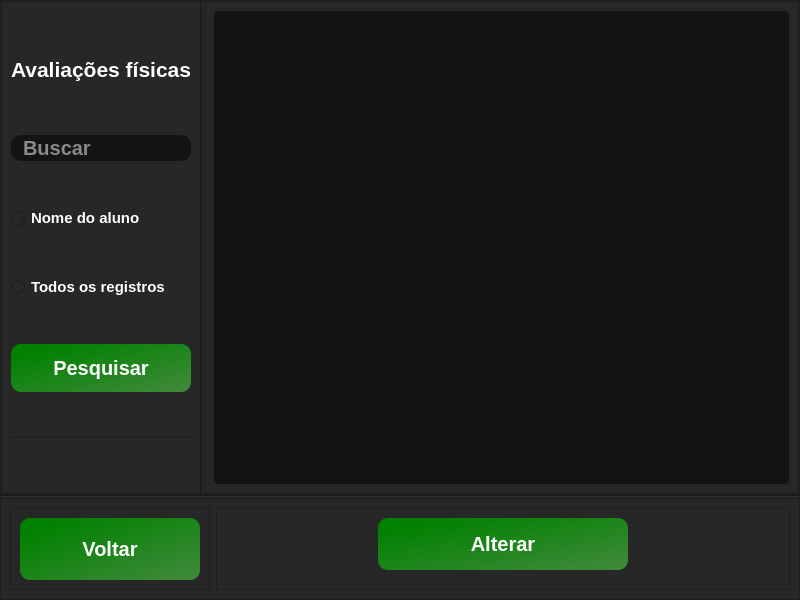
<?xml version="1.0" encoding="UTF-8"?>
<ui version="4.0">
 <class>MainWindow</class>
 <widget class="QMainWindow" name="MainWindow">
  <property name="geometry">
   <rect>
    <x>0</x>
    <y>0</y>
    <width>800</width>
    <height>600</height>
   </rect>
  </property>
  <property name="minimumSize">
   <size>
    <width>800</width>
    <height>600</height>
   </size>
  </property>
  <property name="maximumSize">
   <size>
    <width>800</width>
    <height>600</height>
   </size>
  </property>
  <property name="windowTitle">
   <string>Gerenciador de avalialções físicas</string>
  </property>
  <property name="windowIcon">
   <iconset>
    <normaloff>../../Icons/relat.png</normaloff>../../Icons/relat.png</iconset>
  </property>
  <widget class="QWidget" name="centralwidget">
   <layout class="QVBoxLayout" name="verticalLayout">
    <property name="spacing">
     <number>0</number>
    </property>
    <property name="leftMargin">
     <number>0</number>
    </property>
    <property name="topMargin">
     <number>0</number>
    </property>
    <property name="rightMargin">
     <number>0</number>
    </property>
    <property name="bottomMargin">
     <number>0</number>
    </property>
    <item>
     <widget class="QFrame" name="frame_2">
      <property name="styleSheet">
       <string notr="true">background-color: rgb(39, 39, 39);</string>
      </property>
      <property name="frameShape">
       <enum>QFrame::StyledPanel</enum>
      </property>
      <property name="frameShadow">
       <enum>QFrame::Raised</enum>
      </property>
      <layout class="QHBoxLayout" name="horizontalLayout">
       <property name="spacing">
        <number>0</number>
       </property>
       <property name="leftMargin">
        <number>0</number>
       </property>
       <property name="topMargin">
        <number>0</number>
       </property>
       <property name="rightMargin">
        <number>0</number>
       </property>
       <property name="bottomMargin">
        <number>0</number>
       </property>
       <item>
        <widget class="QFrame" name="frame_3">
         <property name="maximumSize">
          <size>
           <width>200</width>
           <height>16777215</height>
          </size>
         </property>
         <property name="styleSheet">
          <string notr="true">background-color: rgb(39, 39, 39);</string>
         </property>
         <property name="frameShape">
          <enum>QFrame::StyledPanel</enum>
         </property>
         <property name="frameShadow">
          <enum>QFrame::Raised</enum>
         </property>
         <layout class="QVBoxLayout" name="verticalLayout_3">
          <item>
           <widget class="QLabel" name="label">
            <property name="maximumSize">
             <size>
              <width>16777215</width>
              <height>40</height>
             </size>
            </property>
            <property name="font">
             <font>
              <pointsize>-1</pointsize>
              <weight>75</weight>
              <bold>true</bold>
             </font>
            </property>
            <property name="styleSheet">
             <string notr="true">font-size:25px;
font-weight: bold;
color: #fff;</string>
            </property>
            <property name="text">
             <string>&lt;html&gt;&lt;head/&gt;&lt;body&gt;&lt;p&gt;&lt;span style=&quot; font-size:16pt;&quot;&gt;Avaliações físicas&lt;/span&gt;&lt;/p&gt;&lt;/body&gt;&lt;/html&gt;</string>
            </property>
           </widget>
          </item>
          <item>
           <widget class="QLineEdit" name="inputBuscar">
            <property name="styleSheet">
             <string notr="true">QLineEdit{
background-color: rgb(20, 20, 20);
border-radius:10px;
font-size: 20px;
font-weight:bold;
color: rgb(255, 255, 255);
padding-left: 10px;

}
</string>
            </property>
            <property name="placeholderText">
             <string>Buscar</string>
            </property>
           </widget>
          </item>
          <item>
           <widget class="QRadioButton" name="radioNomeAluno">
            <property name="font">
             <font>
              <pointsize>-1</pointsize>
              <weight>75</weight>
              <bold>true</bold>
             </font>
            </property>
            <property name="toolTip">
             <string>&lt;html&gt;&lt;head/&gt;&lt;body&gt;&lt;p&gt;Pesquisa pelo nome do aluno.&lt;/p&gt;&lt;/body&gt;&lt;/html&gt;</string>
            </property>
            <property name="styleSheet">
             <string notr="true">QRadioButton{
color:#fff;
font-size:15px;
font-weight: bold;

}</string>
            </property>
            <property name="text">
             <string>Nome do aluno</string>
            </property>
           </widget>
          </item>
          <item>
           <widget class="QRadioButton" name="radioTodosRegistros">
            <property name="font">
             <font>
              <pointsize>-1</pointsize>
              <weight>75</weight>
              <bold>true</bold>
             </font>
            </property>
            <property name="toolTip">
             <string>&lt;html&gt;&lt;head/&gt;&lt;body&gt;&lt;p&gt;Pesuisar todos os registros de alunos.&lt;/p&gt;&lt;/body&gt;&lt;/html&gt;</string>
            </property>
            <property name="styleSheet">
             <string notr="true">QRadioButton{
color:#fff;
font-size:15px;
font-weight: bold;

}</string>
            </property>
            <property name="text">
             <string>Todos os registros</string>
            </property>
           </widget>
          </item>
          <item>
           <widget class="QPushButton" name="btn_pesquisar">
            <property name="minimumSize">
             <size>
              <width>50</width>
              <height>40</height>
             </size>
            </property>
            <property name="maximumSize">
             <size>
              <width>16777215</width>
              <height>48</height>
             </size>
            </property>
            <property name="font">
             <font>
              <pointsize>-1</pointsize>
              <weight>75</weight>
              <bold>true</bold>
             </font>
            </property>
            <property name="toolTip">
             <string>&lt;html&gt;&lt;head/&gt;&lt;body&gt;&lt;p&gt;&lt;span style=&quot; font-size:11pt; font-weight:600;&quot;&gt;Botão pesquisar. A pesquisa é feita de acordo com o tipo de pesquisa selecionado acima.&lt;/span&gt;&lt;/p&gt;&lt;/body&gt;&lt;/html&gt;</string>
            </property>
            <property name="whatsThis">
             <string/>
            </property>
            <property name="styleSheet">
             <string notr="true">
QPushButton{
background-color: qlineargradient(spread:pad, x1:0, y1:0.017, x2:1, y2:1, stop:0.113636 rgba(0, 129, 0, 255), stop:1 rgba(66, 138, 60, 255));
border-radius:10px;
  text-align: center;
   color: #ffffff;
font-size:20px;
font-weight:bold;

}

QPushButton:hover{
background-color: rgb(36, 199, 31);


}

QPushButton:pressed{
  background-color: #3e8e41;

}</string>
            </property>
            <property name="text">
             <string>Pesquisar</string>
            </property>
            <property name="icon">
             <iconset>
              <normaloff>../../Icons/searchicon-removebg-preview-removebg-preview.png</normaloff>../../Icons/searchicon-removebg-preview-removebg-preview.png</iconset>
            </property>
            <property name="iconSize">
             <size>
              <width>36</width>
              <height>35</height>
             </size>
            </property>
           </widget>
          </item>
          <item>
           <widget class="Line" name="line_3">
            <property name="orientation">
             <enum>Qt::Horizontal</enum>
            </property>
           </widget>
          </item>
         </layout>
        </widget>
       </item>
       <item>
        <widget class="Line" name="line_2">
         <property name="styleSheet">
          <string notr="true">background-color: rgb(39, 39, 39);</string>
         </property>
         <property name="orientation">
          <enum>Qt::Vertical</enum>
         </property>
        </widget>
       </item>
       <item>
        <widget class="QFrame" name="frame_4">
         <property name="styleSheet">
          <string notr="true">background-color: rgb(39, 39, 39);</string>
         </property>
         <property name="frameShape">
          <enum>QFrame::StyledPanel</enum>
         </property>
         <property name="frameShadow">
          <enum>QFrame::Raised</enum>
         </property>
         <layout class="QVBoxLayout" name="verticalLayout_4">
          <item>
           <widget class="QTableWidget" name="tabelaAvaliacoes">
            <property name="minimumSize">
             <size>
              <width>0</width>
              <height>0</height>
             </size>
            </property>
            <property name="maximumSize">
             <size>
              <width>54564</width>
              <height>5345646</height>
             </size>
            </property>
            <property name="font">
             <font>
              <pointsize>-1</pointsize>
              <weight>75</weight>
              <bold>true</bold>
             </font>
            </property>
            <property name="styleSheet">
             <string notr="true">QTableWidget{
background-color: rgb(20, 20, 20);
border-radius:4px;
font-size:16px;

font-weight:bold;
color: rgb(255, 255, 255);

}

QHeaderView::section {
    background-color: rgb(255, 255, 255);
    border: none;
    height: 32px;
}

QTableView::item:selected{
	
	background-color: qlineargradient(spread:pad, x1:0, y1:0.017, x2:1, y2:1, stop:0.448864 rgba(52, 111, 25, 255), stop:1 rgba(43, 84, 36, 255));
}</string>
            </property>
            <property name="editTriggers">
             <set>QAbstractItemView::NoEditTriggers</set>
            </property>
            <property name="selectionMode">
             <enum>QAbstractItemView::ExtendedSelection</enum>
            </property>
            <property name="selectionBehavior">
             <enum>QAbstractItemView::SelectRows</enum>
            </property>
            <attribute name="horizontalHeaderMinimumSectionSize">
             <number>110</number>
            </attribute>
            <attribute name="horizontalHeaderDefaultSectionSize">
             <number>110</number>
            </attribute>
           </widget>
          </item>
         </layout>
        </widget>
       </item>
      </layout>
      <zorder>frame_4</zorder>
      <zorder>frame_3</zorder>
      <zorder>line_2</zorder>
     </widget>
    </item>
    <item>
     <widget class="Line" name="line">
      <property name="styleSheet">
       <string notr="true">background-color: rgb(39, 39, 39);</string>
      </property>
      <property name="orientation">
       <enum>Qt::Horizontal</enum>
      </property>
     </widget>
    </item>
    <item>
     <widget class="QFrame" name="frame">
      <property name="maximumSize">
       <size>
        <width>9898989</width>
        <height>120</height>
       </size>
      </property>
      <property name="styleSheet">
       <string notr="true">background-color: rgb(39, 39, 39);</string>
      </property>
      <property name="frameShape">
       <enum>QFrame::StyledPanel</enum>
      </property>
      <property name="frameShadow">
       <enum>QFrame::Raised</enum>
      </property>
      <layout class="QHBoxLayout" name="horizontalLayout_2">
       <item>
        <widget class="QFrame" name="frame_5">
         <property name="maximumSize">
          <size>
           <width>200</width>
           <height>16777215</height>
          </size>
         </property>
         <property name="styleSheet">
          <string notr="true">background-color: rgb(39, 39, 39);</string>
         </property>
         <property name="frameShape">
          <enum>QFrame::StyledPanel</enum>
         </property>
         <property name="frameShadow">
          <enum>QFrame::Raised</enum>
         </property>
         <layout class="QVBoxLayout" name="verticalLayout_2">
          <item>
           <widget class="QPushButton" name="btn_fechar">
            <property name="minimumSize">
             <size>
              <width>50</width>
              <height>62</height>
             </size>
            </property>
            <property name="font">
             <font>
              <pointsize>-1</pointsize>
              <weight>75</weight>
              <bold>true</bold>
             </font>
            </property>
            <property name="toolTip">
             <string>&lt;html&gt;&lt;head/&gt;&lt;body&gt;&lt;p&gt;&lt;span style=&quot; font-size:11pt; font-weight:600;&quot;&gt;Botão voltar. Volta ao modulo inicial.&lt;/span&gt;&lt;/p&gt;&lt;/body&gt;&lt;/html&gt;</string>
            </property>
            <property name="styleSheet">
             <string notr="true">
QPushButton{
background-color: qlineargradient(spread:pad, x1:0, y1:0.017, x2:1, y2:1, stop:0.113636 rgba(0, 129, 0, 255), stop:1 rgba(66, 138, 60, 255));
border-radius:10px;
  text-align: center;
   color: #ffffff;
font-size:20px;
font-weight:bold;

}

QPushButton:hover{
background-color: rgb(36, 199, 31);


}

QPushButton:pressed{
  background-color: #3e8e41;

}</string>
            </property>
            <property name="text">
             <string>Voltar</string>
            </property>
            <property name="icon">
             <iconset>
              <normaloff>../../Icons/Setapratras-removebg-preview.png</normaloff>../../Icons/Setapratras-removebg-preview.png</iconset>
            </property>
            <property name="iconSize">
             <size>
              <width>30</width>
              <height>30</height>
             </size>
            </property>
           </widget>
          </item>
         </layout>
        </widget>
       </item>
       <item>
        <widget class="QFrame" name="frame_6">
         <property name="styleSheet">
          <string notr="true">background-color: rgb(39, 39, 39);</string>
         </property>
         <property name="frameShape">
          <enum>QFrame::StyledPanel</enum>
         </property>
         <property name="frameShadow">
          <enum>QFrame::Raised</enum>
         </property>
         <layout class="QHBoxLayout" name="horizontalLayout_3">
          <property name="topMargin">
           <number>0</number>
          </property>
          <item>
           <widget class="QPushButton" name="btn_abreJanelaAtualizar">
            <property name="minimumSize">
             <size>
              <width>40</width>
              <height>45</height>
             </size>
            </property>
            <property name="maximumSize">
             <size>
              <width>250</width>
              <height>52</height>
             </size>
            </property>
            <property name="font">
             <font>
              <pointsize>-1</pointsize>
              <weight>75</weight>
              <bold>true</bold>
             </font>
            </property>
            <property name="toolTip">
             <string>&lt;html&gt;&lt;head/&gt;&lt;body&gt;&lt;p&gt;&lt;span style=&quot; font-size:11pt; font-weight:600;&quot;&gt;Botão alterar. Abre uma nova janela para alteração de registros.&lt;/span&gt;&lt;/p&gt;&lt;/body&gt;&lt;/html&gt;</string>
            </property>
            <property name="styleSheet">
             <string notr="true">
QPushButton{
background-color: qlineargradient(spread:pad, x1:0, y1:0.017, x2:1, y2:1, stop:0.113636 rgba(0, 129, 0, 255), stop:1 rgba(66, 138, 60, 255));
border-radius:10px;
  text-align: center;
   color: #ffffff;
font-size:20px;
font-weight:bold;

}

QPushButton:hover{
background-color: rgb(36, 199, 31);


}

QPushButton:pressed{
  background-color: #3e8e41;

}</string>
            </property>
            <property name="text">
             <string>Alterar</string>
            </property>
            <property name="icon">
             <iconset>
              <normaloff>../../Icons/updateicon-removebg-preview-removebg-preview.png</normaloff>../../Icons/updateicon-removebg-preview-removebg-preview.png</iconset>
            </property>
            <property name="iconSize">
             <size>
              <width>80</width>
              <height>35</height>
             </size>
            </property>
           </widget>
          </item>
         </layout>
        </widget>
       </item>
      </layout>
     </widget>
    </item>
   </layout>
  </widget>
 </widget>
 <resources/>
 <connections/>
</ui>
